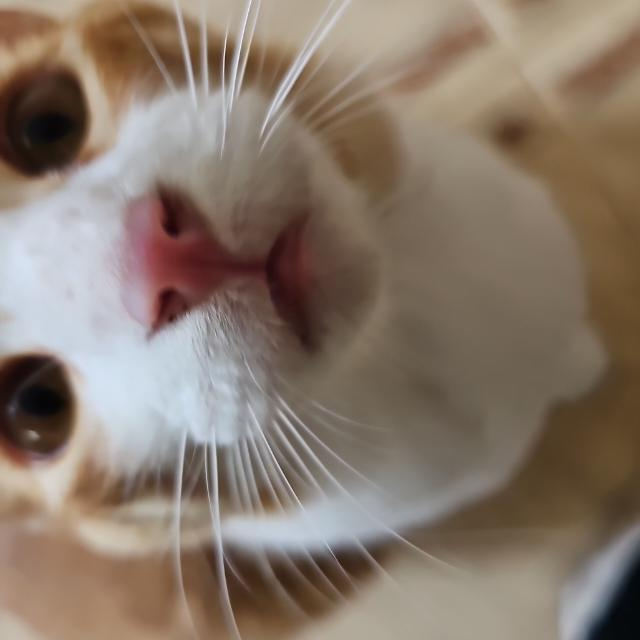
#> input picture lynx_server/uploads/buffer_imagen.png, 640 x 640 px, given in place of the camera
$ python vision_03.py
#> lines starting #> are read from the running program, lines starting #| are printed output that depends on the picture; after the words box and inside, x2 and y2 are one past the last pixel; in counts of white or black regions, pixels touching at a corner belong together
import cv2
import numpy as np
import time

def nothing(x): pass

# --- Math Functions (Low-Poly) ---

def aproximar_poligono(contour, factor_rigidez):
    """
    Converts a contour into a straight-line polygon.
    Higher rigidity results in fewer points and straighter lines.
    """
    epsilon = (factor_rigidez / 1000.0) * cv2.arcLength(contour, False)
    approx = cv2.approxPolyDP(contour, epsilon, False)

    puntos_rectos = []
    for p in approx:
        puntos_rectos.append((int(p[0][0]), int(p[0][1])))

    return puntos_rectos

def extraer_vectores_geometricos(imagen_binaria, rigidez, min_len):
    """Extraction engine for geometric/industrial vectors."""
    contornos, _ = cv2.findContours(imagen_binaria, cv2.RETR_LIST, cv2.CHAIN_APPROX_NONE)

    rutas_extraidas = []
    for cnt in contornos:
        if cv2.arcLength(cnt, False) > min_len:
            ruta_recta = aproximar_poligono(cnt, rigidez)

            if len(ruta_recta) >= 2:
                rutas_extraidas.append(ruta_recta)

    return rutas_extraidas

# --- Core Logic ---

def procesar_frame(frame, config=None):
    """
    Applies Geometric (Low-Poly) visual logic.
    Returns: rutas_finales, edges_cleaned
    """
    if config is None:
        config = {
            'bloque': 11, 'c': 2, 'rigidez': 15, 'basura': 15
        }

    val_bloque = config['bloque']
    val_c = config['c']
    val_rigidez = config['rigidez']
    val_basura = config['basura']

    if val_bloque % 2 == 0: val_bloque += 1
    if val_bloque < 3: val_bloque = 3

    gray = cv2.cvtColor(frame, cv2.COLOR_BGR2GRAY)

    edges = cv2.adaptiveThreshold(
        gray, 255,
        cv2.ADAPTIVE_THRESH_MEAN_C,
        cv2.THRESH_BINARY,
        val_bloque,
        val_c
    )

    edges_inv = cv2.bitwise_not(edges)
    kernel = np.ones((2,2), np.uint8)
    edges_cleaned = cv2.morphologyEx(edges_inv, cv2.MORPH_OPEN, kernel)

    rutas_finales = extraer_vectores_geometricos(edges_cleaned, val_rigidez, val_basura)

    return rutas_finales, edges_cleaned

# --- Camera & Standalone UI ---

def obtener_trazos_geometricos(usar_ui=True, cam_index=0):
    """Standalone manual testing for geometric extraction."""
#> called with usar_ui = True, cam_index = 0
    win_name = 'Vision_Geometrica_LowPoly'
    win_robot = 'Robot_Trazos_Rectos'

    if usar_ui:
        cv2.namedWindow(win_name)
        cv2.namedWindow(win_robot)
        cv2.createTrackbar('Tamano_Bloque', win_name, 11, 50, nothing)
        cv2.createTrackbar('Umbral_C', win_name, 2, 20, nothing)
        cv2.createTrackbar('Rigidez_Lineas', win_name, 15, 100, nothing)
        cv2.createTrackbar('Filtro_Basura', win_name, 15, 100, nothing)

    cap = cv2.VideoCapture(cam_index)

    if not usar_ui:
        for _ in range(10): cap.read(); time.sleep(0.05)

    rutas_finales = []
    imagen_final = None

    while True:
        ret, frame = cap.read()
#> frame is the input picture: shape (640, 640, 3); mean B, G, R 107.4, 120.6, 136.1
        if not ret: break

        h, w = frame.shape[:2]
#> h = 640; w = 640
        frame = cv2.flip(frame, 1)
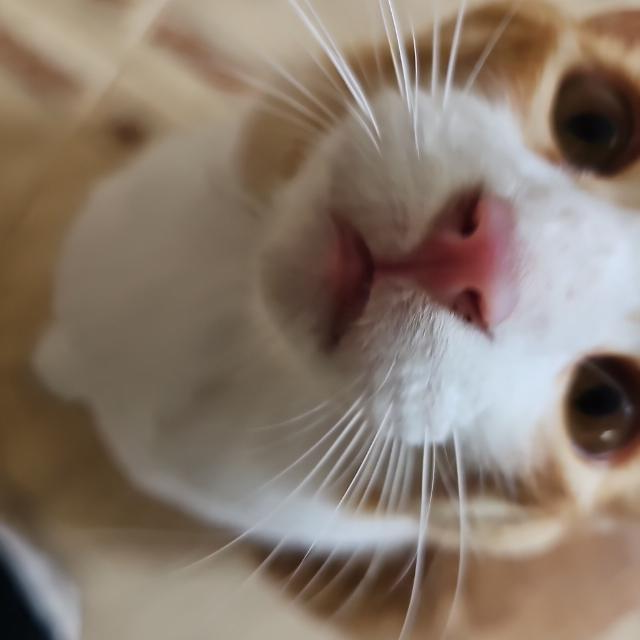
#> frame: shape (640, 640, 3); mean B, G, R 107.4, 120.6, 136.1

        config = None
        if usar_ui:
            config = {
                'bloque': cv2.getTrackbarPos('Tamano_Bloque', win_name),
                'c': cv2.getTrackbarPos('Umbral_C', win_name),
                'rigidez': cv2.getTrackbarPos('Rigidez_Lineas', win_name),
                'basura': cv2.getTrackbarPos('Filtro_Basura', win_name)
            }

        rutas_finales, imagen_final = procesar_frame(frame, config)
#> in procesar_frame, `gray = cv2.cvtColor(frame, cv2.COLOR_BGR2GRAY)`:
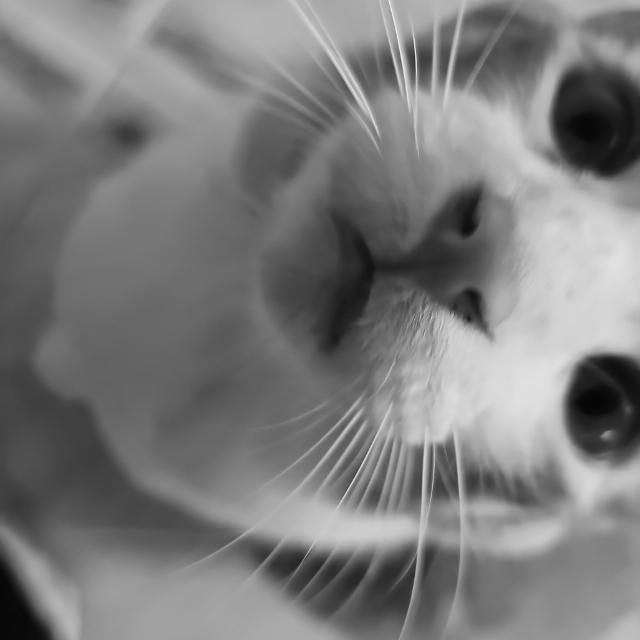
#> gray: shape (640, 640); min 5, max 247, mean 123.8
#> in procesar_frame, `edges = cv2.adaptiveThreshold( gray, 255, cv2.ADAPTIVE_THRESH_MEAN_C, ..`:
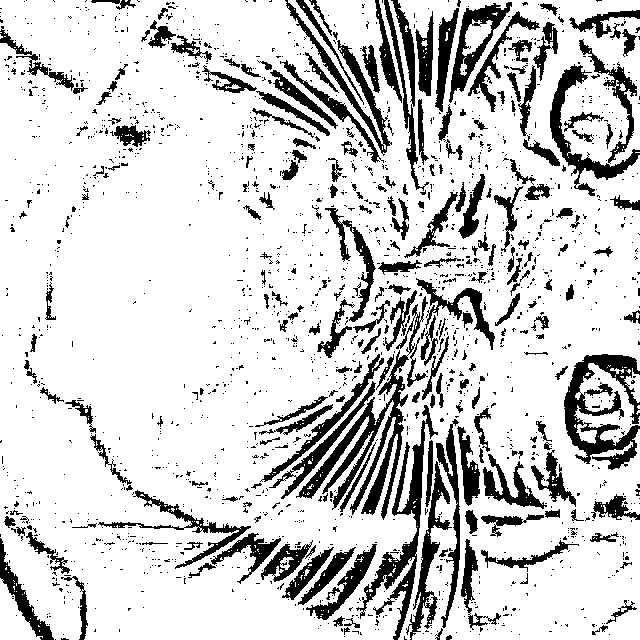
#> edges: shape (640, 640); 81.6% white; 1861 black regions (1614 under 20 px), largest, box (x1, y1, x2, y2) and area: (296, 296, 428, 520) 4868, (564, 354, 640, 470) 3998, (356, 405, 438, 640) 3271
#> in procesar_frame, `edges_cleaned = cv2.morphologyEx(edges_inv, cv2.MORPH_OPEN, kernel)`:
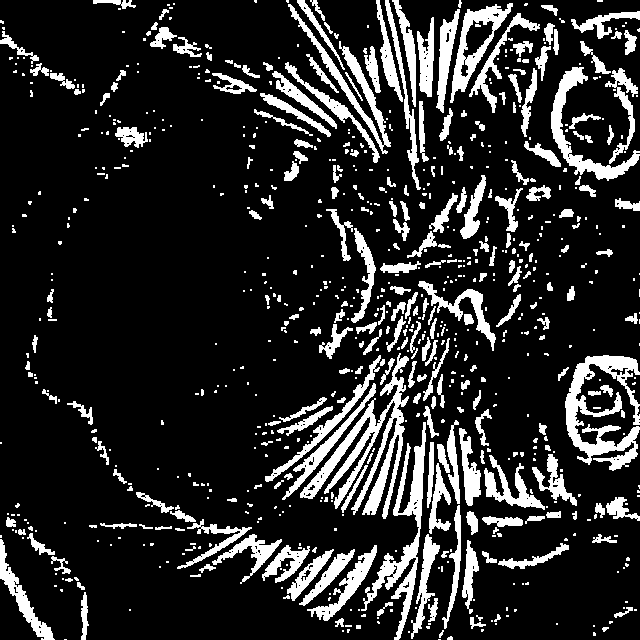
#> edges_cleaned: shape (640, 640); 16.5% white; 781 white regions (516 under 20 px)
#> in extraer_vectores_geometricos, `contornos, _ = cv2.findContours(imagen_binaria, cv2.RETR_LIST, cv2.CHA..`: contornos = 949 contours, 735 with area under 20; largest, box (x1, y1, x2, y2) and area: (300, 353, 409, 519) 3762, (565, 355, 640, 471) 3256, (361, 422, 426, 640) 2494, (450, 3, 513, 103) 2232, (551, 67, 640, 181) 1784
#> the loop in extraer_vectores_geometricos, `for cnt in contornos:` made 949 passes
#> epsilon in aproximar_poligono on passes 7, 11, 24, 25, 30, 31, 41, 45, 48, 52, 56, 60: 0.262, 0.241, 0.57, 0.797, 0.28, 0.322, 0.822, 0.762, 1.15, 0.241, 1.66, 0.292
#> cnt on passes 1, 2, 5, 8, 14, 17: [[438, 639], [439, 639], [440, 639], [439, 639]], [[64, 639], [65, 639], [66, 639], [65, 639]], [[408, 631], [408, 632], [409, 632], [409, 631]], [[342, 630], [342, 631], [343, 631], [343, 630]], [[593, 625], [593, 626], [594, 626], [594, 625]], [[556, 623], [556, 624], [557, 624], [557, 623]]
#> after the loop in extraer_vectores_geometricos, `for cnt in contornos:`: rutas_extraidas = 288 items
#> rutas_finales = 288 items

        if not usar_ui:
            break
        else:
            cv2.imshow(win_name, imagen_final)

            key = cv2.waitKey(1)
#> (key q is pressed here)
            if key & 0xFF == ord('q'):
                rutas_finales = []
                break
            elif key & 0xFF == ord('t'):
                lienzo_vector = np.zeros((h, w, 3), dtype=np.uint8)
                for ruta in rutas_finales:
                    pts_np = np.array(ruta, dtype=np.int32).reshape((-1, 1, 2))
                    cv2.polylines(lienzo_vector, [pts_np], False, (0, 165, 255), 1)

                cv2.putText(lienzo_vector, f"Lineas Geometricas: {len(rutas_finales)}", (10, h-20),
                            cv2.FONT_HERSHEY_SIMPLEX, 0.6, (255, 255, 255), 1)
                cv2.imshow(win_robot, lienzo_vector)
                print("Vectorization complete! Press 'q' to exit.")

    cap.release()
    if usar_ui: cv2.destroyAllWindows()
    return rutas_finales, imagen_final

if __name__ == "__main__":
    print("Starting Vision Module (Script 3 - Low Poly)...")
    coordenadas, matriz_img = obtener_trazos_geometricos(usar_ui=True)
#> coordenadas = []
    if coordenadas: print(f"\nDone! Extracted {len(coordenadas)} routes.")
    else: print("\nCancelled.")
